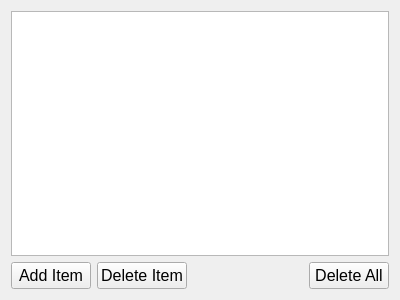
<?xml version="1.0" encoding="UTF-8"?>
<ui version="4.0">
 <class>to_do</class>
 <widget class="QWidget" name="to_do">
  <property name="geometry">
   <rect>
    <x>0</x>
    <y>0</y>
    <width>400</width>
    <height>300</height>
   </rect>
  </property>
  <property name="font">
   <font>
    <pointsize>12</pointsize>
   </font>
  </property>
  <property name="windowTitle">
   <string>To Do List</string>
  </property>
  <property name="windowIcon">
   <iconset resource="../Icons/icons.qrc">
    <normaloff>:/Logo/toDo.png</normaloff>:/Logo/toDo.png</iconset>
  </property>
  <property name="toolTipDuration">
   <number>1</number>
  </property>
  <layout class="QGridLayout" name="gridLayout">
   <item row="1" column="3">
    <widget class="QPushButton" name="pb_delete_all">
     <property name="text">
      <string>Delete All</string>
     </property>
     <property name="icon">
      <iconset resource="../Icons/icons.qrc">
       <normaloff>:/Buttons/remove.png</normaloff>:/Buttons/remove.png</iconset>
     </property>
    </widget>
   </item>
   <item row="0" column="0" colspan="4">
    <widget class="QListWidget" name="list_widget"/>
   </item>
   <item row="1" column="1">
    <widget class="QPushButton" name="pb_delete_item">
     <property name="text">
      <string>Delete Item</string>
     </property>
    </widget>
   </item>
   <item row="1" column="0">
    <widget class="QPushButton" name="pb_add_item">
     <property name="maximumSize">
      <size>
       <width>16777215</width>
       <height>16777215</height>
      </size>
     </property>
     <property name="text">
      <string>Add Item</string>
     </property>
    </widget>
   </item>
   <item row="1" column="2">
    <spacer name="horizontalSpacer">
     <property name="orientation">
      <enum>Qt::Horizontal</enum>
     </property>
     <property name="sizeHint" stdset="0">
      <size>
       <width>40</width>
       <height>20</height>
      </size>
     </property>
    </spacer>
   </item>
  </layout>
 </widget>
 <resources>
  <include location="../Icons/icons.qrc"/>
 </resources>
 <connections/>
</ui>
